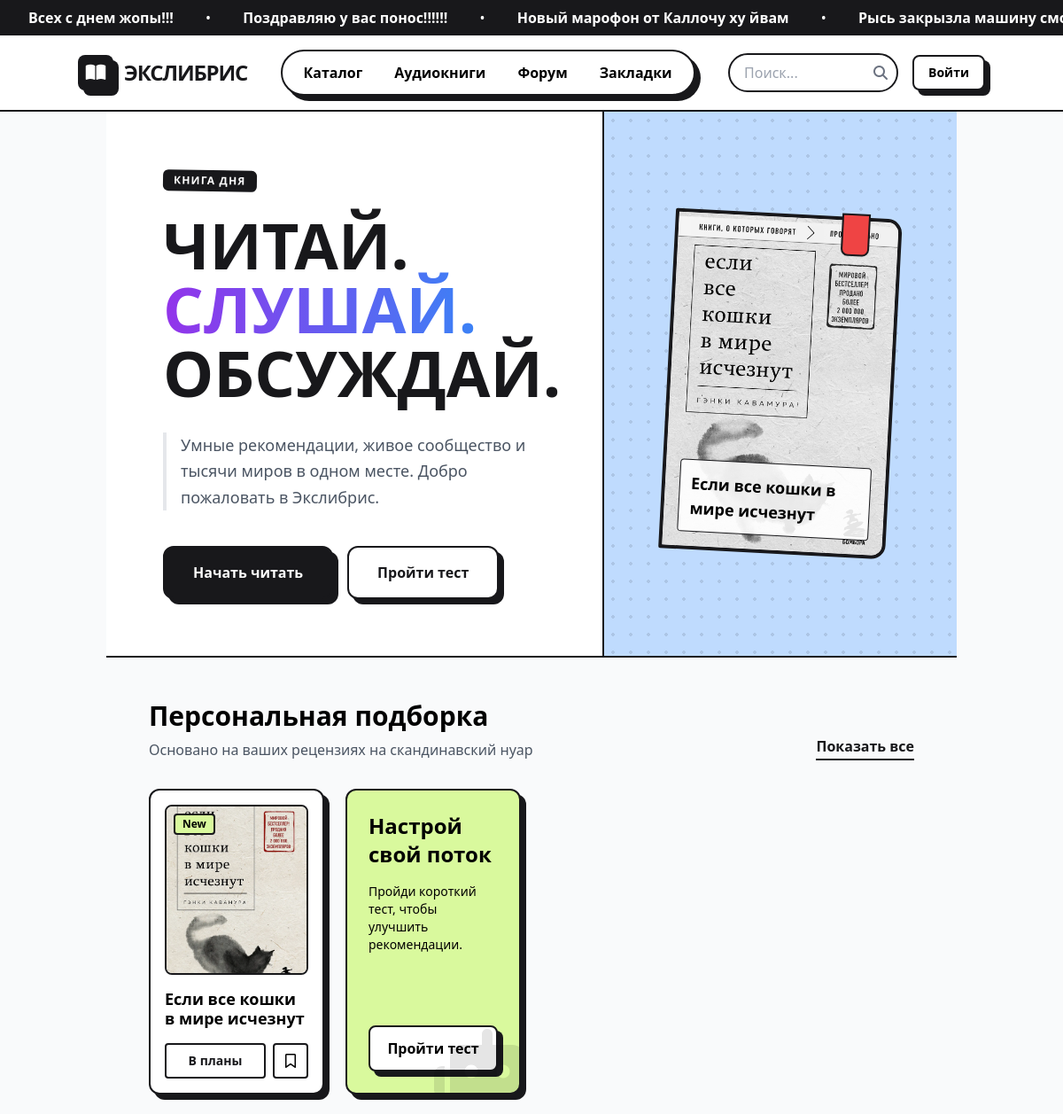
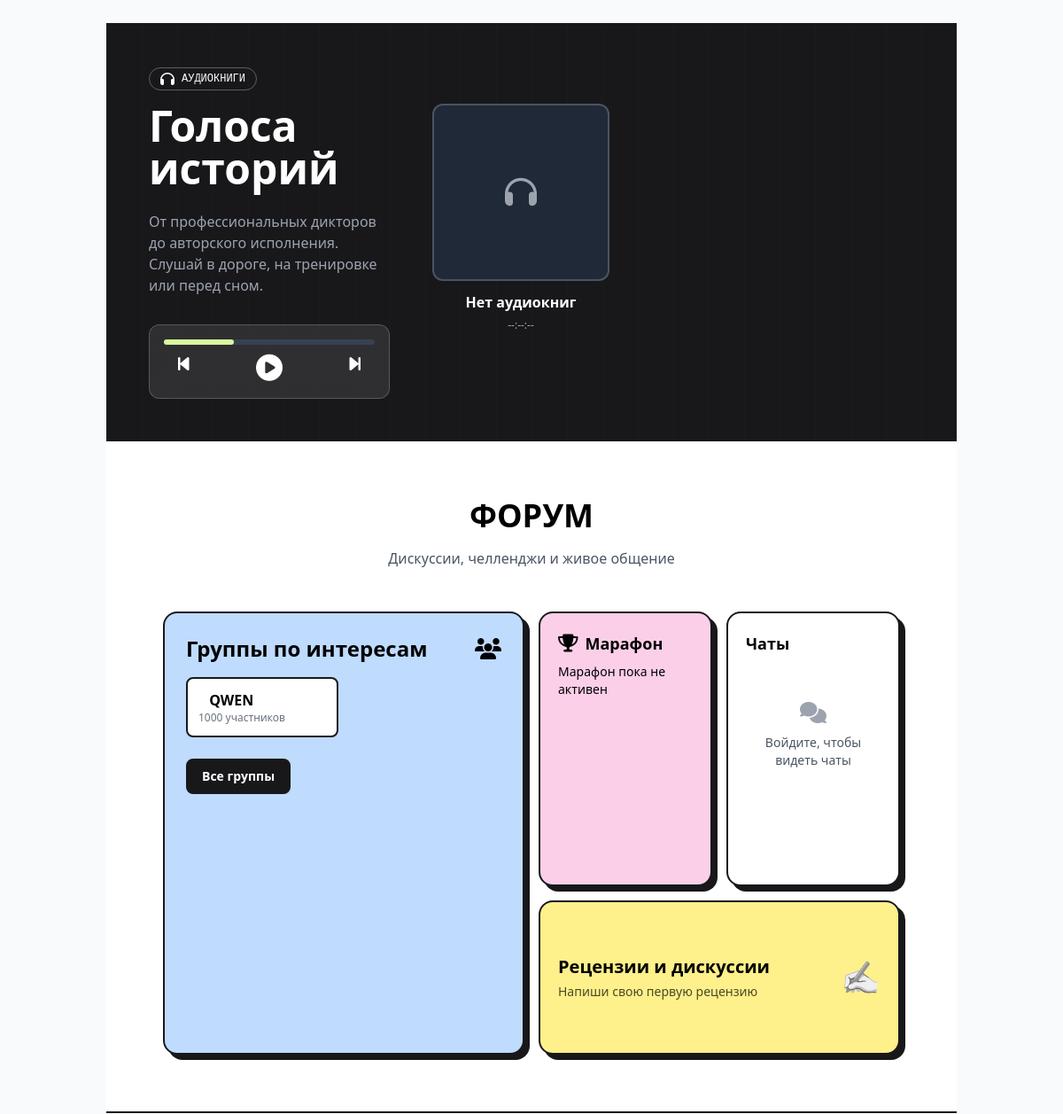
The app's page / (upper part), older data (2 pictures, top to bottom).
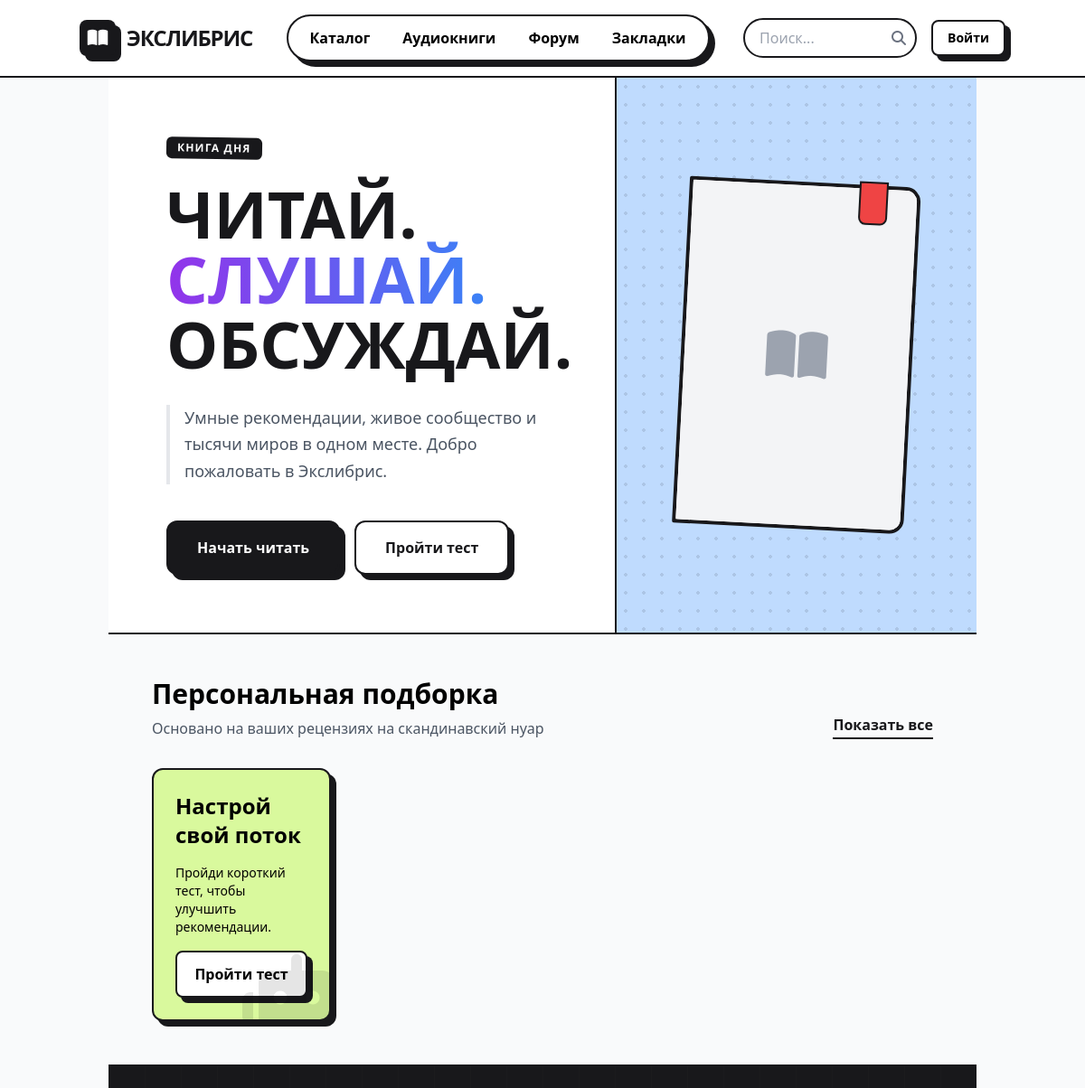
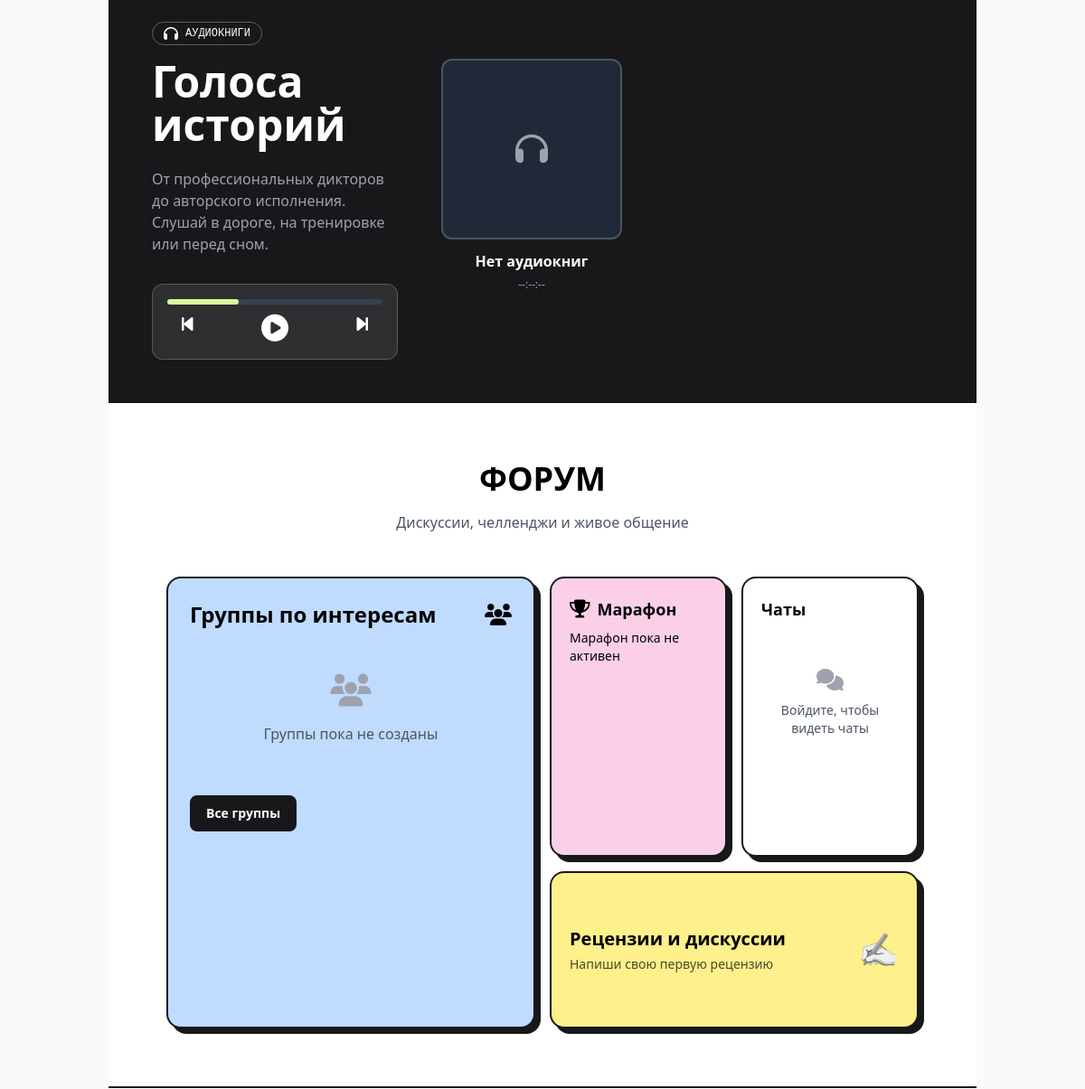
The same page, newer data (2 pictures, top to bottom).
### Exlib_app/models.py (models this page shows, shortened)
class MarqueeMessage(models.Model):
    text = models.CharField(max_length=200, verbose_name="Текст сообщения")
    is_active = models.BooleanField(default=True, verbose_name="Активно")
    order = models.PositiveIntegerField(default=0, verbose_name="Порядок")
    created_at = models.DateTimeField(auto_now_add=True)
    class Meta:
        verbose_name = "Сообщение бегущей строки"
        verbose_name_plural = "Сообщения бегущей строки"
        ordering = ['order']

class Book(models.Model):
    old_genre = models.CharField(max_length=50, blank=True, null=True, verbose_name="Старый жанр (временное)")
    title = models.CharField(max_length=200, verbose_name="Название")
    author = models.ForeignKey(Author, on_delete=models.CASCADE, verbose_name="Автор")
    description = models.TextField(verbose_name="Описание")
    genre = models.ForeignKey(Genre, on_delete=models.SET_NULL, null=True, blank=True, verbose_name="Жанр")
    cover_image = models.ImageField(
        upload_to='book_covers/',
        verbose_name="Обложка",
        help_text="Рекомендуемый размер: 600x900px"
    )
    match_percentage = models.IntegerField(
        validators=[MinValueValidator(0), MaxValueValidator(100)],
        default=0,
        verbose_name="Процент совпадения"
    )
    is_new = models.BooleanField(default=False, verbose_name="Новая")
    slug = models.SlugField(unique=True, blank=True)
    created_at = models.DateTimeField(auto_now_add=True)
    class Meta:
        verbose_name = "Книга"
        verbose_name_plural = "Книги"
        ordering = ['-created_at']

class ForumGroup(models.Model):
    name = models.CharField(max_length=100, verbose_name="Название группы")
    description = models.TextField(verbose_name="Описание")
    members_count = models.PositiveIntegerField(default=0, verbose_name="Количество участников")
    icon_class = models.CharField(max_length=50, verbose_name="Класс иконки")
    color_class = models.CharField(max_length=50, default="bg-white", verbose_name="Класс цвета")
    order = models.PositiveIntegerField(default=0, verbose_name="Порядок")
    class Meta:
        verbose_name = "Группа форума"
        verbose_name_plural = "Группы форума"
        ordering = ['order']

### Exlib_app/views.py (the view)
# urls.py: path('', views.index, name='index'),
def index(request):
    context = get_common_context()
    context.update({
        'books': Book.objects.all().order_by('-created_at')[:4],
        'audiobooks': Audiobook.objects.filter(is_featured=True)[:3],
        'forum_groups': ForumGroup.objects.all().order_by('order')[:4],
        'reading_challenge': ReadingChallenge.objects.filter(is_active=True).first(),
        'forum_posts': ForumPost.objects.filter(is_pinned=True).order_by('-created_at')[:5],
    })
    if request.user.is_authenticated:
        context['user_book_statuses'] = UserBookStatus.objects.filter(user=request.user)
    return render(request, 'Exlib_app/index.html', context)

### Exlib_app/views.py (called while the page is built)
def get_common_context():
    return {
        'marquee_messages': MarqueeMessage.objects.filter(is_active=True).order_by('order'),
        'genres': Genre.objects.all(),
        'authors': Author.objects.all(),
    }

### Exlib_app/templates/Exlib_app/index.html
{% extends 'Exlib_app/base.html' %}
{% block content %}
    {% include 'Exlib_app/partials/hero.html' %}
    {% include 'Exlib_app/partials/recommendations.html' %}
    {% include 'Exlib_app/partials/audiobooks.html' %}
    {% include 'Exlib_app/partials/forum_section.html' %}
{% endblock %}

### Exlib_app/templates/Exlib_app/base.html (shortened to what this page needs)
<!DOCTYPE html>
<html lang="ru">
<head>
    {% load static %}
    <link rel="stylesheet" href="{% static 'css/style.css' %}">
    <script src="https://cdn.tailwindcss.com"></script>
    <link rel="stylesheet" href="https://cdnjs.cloudflare.com/ajax/libs/font-awesome/6.4.0/css/all.min.css">
</head>
<body class="min-h-screen flex flex-col bg-gray-50">
    {% if marquee_messages %}
    <div class="bg-brut-black text-white py-2 overflow-hidden">
        <div class="animate-marquee whitespace-nowrap">
            {% for message in marquee_messages %}
            <span class="mx-8 font-bold">{{ message.text }}</span>
            {% if not forloop.last %}•{% endif %}
            {% endfor %}
        </div>
    </div>
    {% endif %}
    <header class="sticky top-0 z-50 bg-white border-b-2 border-brut-black px-6 py-4">
        <div class="container flex justify-between items-center">
            <div class="flex items-center gap-3">
                <a href="{% url 'index' %}" class="flex items-center gap-3">
                    <div class="w-10 h-10 bg-brut-black text-white flex items-center justify-center rounded-lg shadow-hard">
                        <i class="fa-solid fa-book-open text-xl"></i>
                    </div>
                    <h1 class="font-display font-extrabold text-2xl tracking-tighter text-brut-black">ЭКСЛИБРИС</h1>
                </a>
            </div>
            <nav class="hidden md:flex gap-1 bg-white border-2 border-brut-black rounded-full px-2 py-1 shadow-hard">
                <a href="{% url 'book_list' %}" class="px-4 py-2 rounded-full font-bold hover:bg-soft-lime transition-colors">Каталог</a>
                <a href="{% url 'audiobook_list' %}" class="px-4 py-2 rounded-full font-bold hover:bg-soft-purple transition-colors">Аудиокниги</a>
                <a href="{% url 'forum' %}" class="px-4 py-2 rounded-full font-bold hover:bg-soft-pink transition-colors">Форум</a>
                <a href="{% url 'bookmarks' %}" class="px-4 py-2 rounded-full font-bold hover:bg-soft-blue transition-colors">Закладки</a>
            </nav>
            <div class="flex items-center gap-4">
                <form id="search-form" class="relative hidden md:block">
                    <input type="text" name="q" placeholder="Поиск..."
                           class="border-2 border-brut-black rounded-full px-4 py-2 pr-10 w-48 focus:outline-none">
                    <button type="submit" class="absolute right-3 top-1/2 transform -translate-y-1/2">
                        <i class="fa-solid fa-magnifying-glass text-gray-500"></i>
                    </button>
                </form>
                {% if user.is_authenticated %}
                <a href="{% url 'profile' %}" class="flex items-center gap-2 border-2 border-brut-black px-3 py-1.5 rounded-lg bg-white shadow-hard">
                    <div class="w-6 h-6 bg-soft-lime rounded-full border border-brut-black overflow-hidden">
                        {% if user.userprofile.avatar %}
                            <img src="{{ user.userprofile.avatar.url }}" alt="Avatar" class="object-cover w-full h-full">
                        {% else %}
                            <div class="w-full h-full flex items-center justify-center text-xs font-bold">
                                {{ user.username|first|upper }}
                            </div>
                        {% endif %}
                    </div>
                    <span class="font-bold text-sm">{{ user.username }}</span>
                </a>
                {% else %}
                <a href="/admin/login/" class="border-2 border-brut-black px-4 py-2 rounded-lg bg-white shadow-hard hover:bg-soft-lime transition-colors font-bold text-sm">
                    Войти
                </a>
                {% endif %}
            </div>
        </div>
    </header>
    <main class="flex-grow">
        <div class="container px-4 lg:px-8">
            {% block content %}{% endblock %}
        </div>
    </main>
</body>
</html>

### Exlib_app/templates/Exlib_app/partials/hero.html (shortened to what this page needs)
<section class="grid grid-cols-12 gap-0 border-b-2 border-brut-black">
    <div class="col-span-12 lg:col-span-7 p-10 lg:p-16 flex flex-col justify-center bg-white relative overflow-hidden">
        <div class="absolute -top-10 -left-10 w-64 h-64 bg-soft-purple/30 rounded-full filter blur-3xl"></div>
        <div class="relative z-10">
            <span class="inline-block px-3 py-1 bg-brut-black text-white text-xs font-bold uppercase tracking-widest rounded-md mb-6 rotate-1">Книга Дня</span>
            <h2 class="font-display font-extrabold text-5xl lg:text-7xl leading-[0.9] mb-8 text-brut-black">
                ЧИТАЙ.<br>
                <span class="text-transparent bg-clip-text bg-gradient-to-r from-purple-600 to-blue-500">СЛУШАЙ.</span><br>
                ОБСУЖДАЙ.
            </h2>
            <p class="font-sans text-lg text-gray-600 mb-10 max-w-md leading-relaxed border-l-4 border-soft-lime pl-4">
                Умные рекомендации, живое сообщество и тысячи миров в одном месте. Добро пожаловать в Экслибрис.
            </p>
            <div class="flex gap-4">
                <a href="{% url 'book_list' %}" class="px-8 py-4 bg-brut-black text-white font-bold rounded-xl shadow-hard transform hover:-translate-y-1 transition-transform border-2 border-brut-black">
                    Начать читать
                </a>
                <a href="{% url 'recommendation_quiz' %}" class="px-8 py-4 bg-white text-brut-black font-bold rounded-xl shadow-hard transform hover:-translate-y-1 transition-transform border-2 border-brut-black hover:bg-soft-lime">
                    Пройти тест
                </a>
            </div>
        </div>
    </div>
    <div class="col-span-12 lg:col-span-5 border-t-2 lg:border-t-0 lg:border-l-2 border-brut-black bg-soft-blue relative min-h-[400px] flex items-center justify-center overflow-hidden group">
        {% if books|length > 0 %}
        <a href="{% url 'book_detail' books.0.slug %}">
            <div class="relative w-64 h-96 bg-white border-4 border-brut-black rounded-r-2xl rounded-l-sm shadow-hard-deep transform group-hover:scale-105 transition-transform duration-500 rotate-3">
                {% if books.0.cover_image %}
                    <img src="{{ books.0.cover_image.url }}" alt="{{ books.0.title }}" class="w-full h-full object-cover rounded-r-xl rounded-l-sm grayscale group-hover:grayscale-0 transition-all duration-500">
                {% else %}
                    <div class="w-full h-full flex items-center justify-center bg-gray-100 rounded-r-xl rounded-l-sm">
                        <i class="fas fa-book text-6xl text-gray-400"></i>
                    </div>
                {% endif %}
                <div class="absolute -top-2 right-8 w-8 h-12 bg-red-500 border-2 border-brut-black rounded-b-lg shadow-sm"></div>
                <div class="absolute bottom-4 left-4 right-4 bg-white/90 p-3 rounded border border-brut-black">
                    <h4 class="font-bold text-lg">{{ books.0.title|truncatechars:30 }}</h4>
                    <p class="text-sm text-gray-600">{{ books.0.author }}</p>
                </div>
            </div>
        </a>
        {% else %}
        <div class="relative w-64 h-96 bg-white border-4 border-brut-black rounded-r-2xl rounded-l-sm shadow-hard-deep transform group-hover:scale-105 transition-transform duration-500 rotate-3">
            <div class="w-full h-full flex items-center justify-center bg-gray-100 rounded-r-xl rounded-l-sm">
                <i class="fas fa-book-open text-6xl text-gray-400"></i>
            </div>
            <div class="absolute -top-2 right-8 w-8 h-12 bg-red-500 border-2 border-brut-black rounded-b-lg shadow-sm"></div>
        </div>
        {% endif %}
    </div>
</section>

### Exlib_app/templates/Exlib_app/partials/recommendations.html (shortened to what the changed rows need)
<section class="p-8 lg:p-12 bg-soft-purple/20 border-b-2 border-brut-black">
    <div class="grid grid-cols-1 md:grid-cols-2 lg:grid-cols-4 gap-6">
        {% for book in books %}
        <div class="bg-white border-2 border-brut-black rounded-xl p-4 shadow-hard hover:shadow-hard-hover hover:translate-x-[2px] hover:translate-y-[2px] transition-all cursor-pointer flex flex-col h-full">
            <a href="{% url 'book_detail' book.slug %}">
                <div class="bg-gray-200 h-48 rounded-lg border-2 border-brut-black mb-4 overflow-hidden relative">
                    {% if book.cover_image %}
                        <img src="{{ book.cover_image.url }}" class="w-full h-full object-cover" alt="{{ book.title }}">
                    {% else %}
                        <div class="w-full h-full flex items-center justify-center">
                            <i class="fas fa-book text-4xl text-gray-400"></i>
                        </div>
                    {% endif %}
                    {% if book.is_new %}
                        <div class="absolute top-2 left-2 bg-soft-lime border-2 border-brut-black px-2 py-0.5 rounded text-xs font-bold">New</div>
                    {% endif %}
                </div>
            </a>
            <h4 class="font-bold text-lg leading-tight mb-1">{{ book.title|truncatechars:30 }}</h4>
            <div class="mt-auto flex gap-2">
                {% if user.is_authenticated %}
                    {% if user_book_statuses and user_book_statuses.book.id == book.id %}
                        {% if user_book_statuses.book.id.status == 'reading' %}
                            <button class="book-status-btn flex-1 bg-brut-black text-white py-2 rounded border-2 border-brut-black font-bold text-sm hover:bg-soft-lime hover:text-brut-black transition-colors"
                                    data-book-id="{{ book.id }}" data-status="reading">
                                Читаю
                            </button>
                        {% else %}
                            <button class="book-status-btn flex-1 bg-white text-brut-black py-2 rounded border-2 border-brut-black font-bold text-sm hover:bg-brut-black hover:text-white transition-colors"
                                    data-book-id="{{ book.id }}" data-status="planned">
                                В планы
                            </button>
                        {% endif %}
                    {% else %}
                        <button class="book-status-btn flex-1 bg-white text-brut-black py-2 rounded border-2 border-brut-black font-bold text-sm hover:bg-brut-black hover:text-white transition-colors"
                                data-book-id="{{ book.id }}" data-status="planned">
                            В планы
                        </button>
                    {% endif %}
                {% else %}
                    <a href="/admin/login/" class="flex-1 bg-white text-brut-black py-2 rounded border-2 border-brut-black font-bold text-sm hover:bg-brut-black hover:text-white transition-colors text-center">
                        В планы
                    </a>
                {% endif %}
                <button class="px-3 border-2 border-brut-black rounded hover:bg-soft-pink transition-colors">
                    <i class="fa-regular fa-bookmark"></i>
                </button>
            </div>
        </div>
        {% endfor %}
    </div>
</section>

### Exlib_app/templates/Exlib_app/partials/forum_section.html (shortened to what the changed rows need)
<section class="p-8 lg:p-16 bg-white border-b-2 border-brut-black">
    <div class="text-center mb-12">
        <h2 class="font-display text-4xl font-extrabold mb-4">ФОРУМ</h2>
    </div>
    <div class="grid grid-cols-1 md:grid-cols-3 lg:grid-cols-4 gap-4 h-auto md:h-[500px]">
        <div class="md:col-span-2 md:row-span-2 bg-soft-blue border-2 border-brut-black rounded-2xl p-6 shadow-hard">
            <div class="grid grid-cols-2 gap-3">
                {% for group in forum_groups %}
                <a href="{% url 'forum' %}?group={{ group.id }}" class="bg-white border-2 border-brut-black p-3 rounded-lg hover:bg-soft-ylw transition-colors">
                    <div class="font-bold">
                        {{ group.name }}
                    </div>
                    <div class="text-xs text-gray-500">{{ group.members_count }} участников</div>
                </a>
                {% empty %}
                <div class="col-span-2 text-center py-8">
                    <i class="fas fa-users text-4xl text-gray-400 mb-4"></i>
                    <p class="text-gray-600">Группы пока не созданы</p>
                </div>
                {% endfor %}
            </div>
        </div>
    </div>
</section>

Row changes from the older to the newer data that the page shows:
removed MarqueeMessage: text "Всех с днем жопы!!!"
removed MarqueeMessage: text "Поздравляю у вас понос!!!!!!"
removed MarqueeMessage: text "Новый марофон от Каллочу ху йвам"
removed MarqueeMessage: text "Рысь закрызла машину…"
removed Book: cover_image (picture), title "Если все кошки в мире исчезнут", is_new "New"
removed ForumGroup: name "QWEN", members_count "1000"
Text that changed along with them:
text now shown: "Группы пока не созданы"
